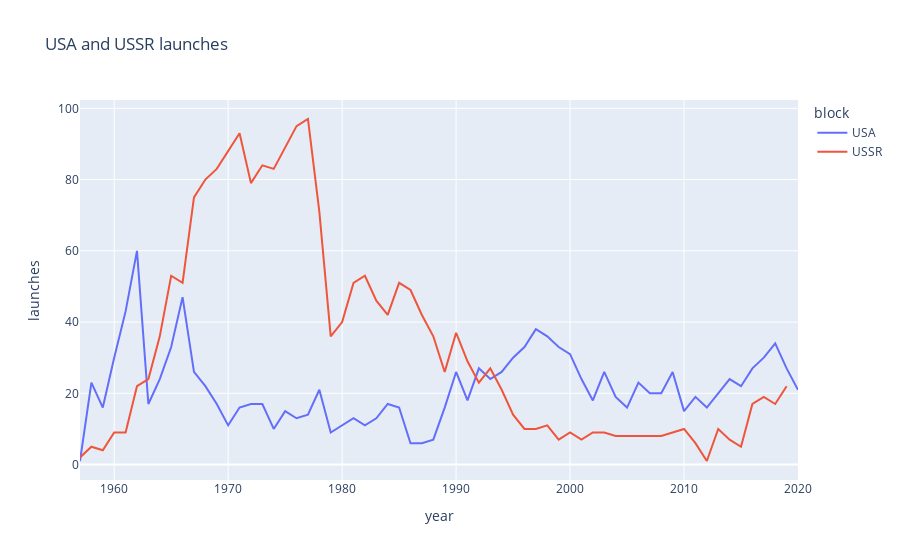

The code cell stored with this chart in its notebook:
### Code cell
line = px.line(launches_per_year[:-1],
              x='year',
              y='launches',
              color='block',
              title="USA and USSR launches")
line.show()

### Figure 1 — Plotly figure (JSON) as saved in the notebook; plotly's stock layout.template omitted (floating-point values rounded to 4 significant figures)
{"data": [{"hovertemplate": "block=USA<br>year=%{x}<br>launches=%{y}<extra></extra>", "legendgroup": "USA", "line": {"color": "#636efa", "dash": "solid"}, "marker": {"symbol": "circle"}, "mode": "lines", "name": "USA", "orientation": "v", "showlegend": true, "type": "scatter", "x": [1957, 1958, 1959, 1960, 1961, 1962, 1963, 1964, 1965, 1966, 1967, 1968, 1969, 1970, 1971, 1972, 1973, 1974, 1975, 1976, 1977, 1978, 1979, 1980, 1981, 1982, 1983, 1984, 1985, 1986, 1987, 1988, 1989, 1990, 1991, 1992, 1993, 1994, 1995, 1996, 1997, 1998, 1999, 2000, 2001, 2002, 2003, 2004, 2005, 2006, 2007, 2008, 2009, 2010, 2011, 2012, 2013, 2014, 2015, 2016, 2017, 2018, 2019, 2020], "xaxis": "x", "y": [1, 23, 16, 30, 43, 60, 17, 24, 33, 47, 26, 22, 17, 11, 16, 17, 17, 10, 15, 13, 14, 21, 9, 11, 13, 11, 13, 17, 16, 6, 6, 7, 16, 26, 18, 27, 24, 26, 30, 33, 38, 36, 33, 31, 24, 18, 26, 19, 16, 23, 20, 20, 26, 15, 19, 16, 20, 24, 22, 27, 30, 34, 27, 21], "yaxis": "y"}, {"hovertemplate": "block=USSR<br>year=%{x}<br>launches=%{y}<extra></extra>", "legendgroup": "USSR", "line": {"color": "#EF553B", "dash": "solid"}, "marker": {"symbol": "circle"}, "mode": "lines", "name": "USSR", "orientation": "v", "showlegend": true, "type": "scatter", "x": [1957, 1958, 1959, 1960, 1961, 1962, 1963, 1964, 1965, 1966, 1967, 1968, 1969, 1970, 1971, 1972, 1973, 1974, 1975, 1976, 1977, 1978, 1979, 1980, 1981, 1982, 1983, 1984, 1985, 1986, 1987, 1988, 1989, 1990, 1991, 1992, 1993, 1994, 1995, 1996, 1997, 1998, 1999, 2000, 2001, 2002, 2003, 2004, 2005, 2006, 2007, 2008, 2009, 2010, 2011, 2012, 2013, 2014, 2015, 2016, 2017, 2018, 2019], "xaxis": "x", "y": [2, 5, 4, 9, 9, 22, 24, 36, 53, 51, 75, 80, 83, 88, 93, 79, 84, 83, 89, 95, 97, 71, 36, 40, 51, 53, 46, 42, 51, 49, 42, 36, 26, 37, 29, 23, 27, 21, 14, 10, 10, 11, 7, 9, 7, 9, 9, 8, 8, 8, 8, 8, 9, 10, 6, 1, 10, 7, 5, 17, 19, 17, 22], "yaxis": "y"}], "layout": {"legend": {"title": {"text": "block"}, "tracegroupgap": 0}, "title": {"text": "USA and USSR launches"}, "xaxis": {"anchor": "y", "domain": [0, 1], "title": {"text": "year"}}, "yaxis": {"anchor": "x", "domain": [0, 1], "title": {"text": "launches"}}}}
